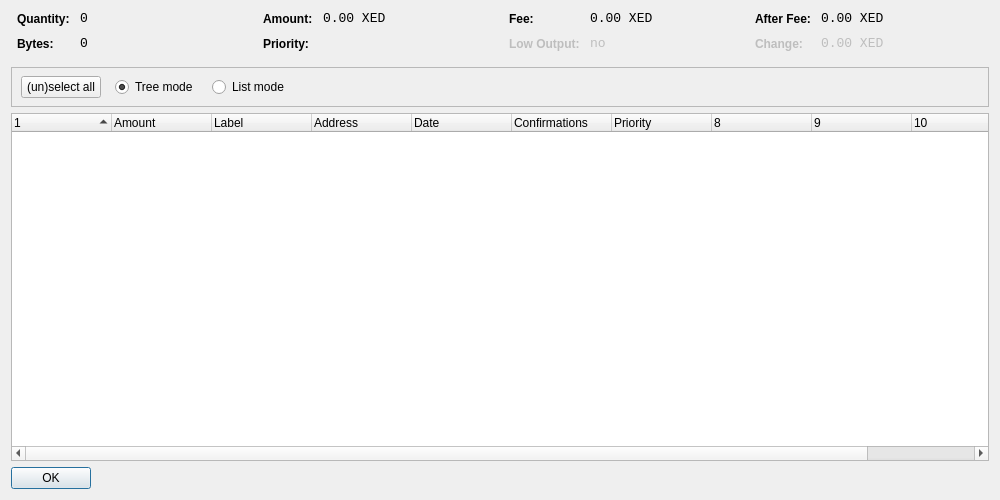
<?xml version="1.0" encoding="UTF-8"?>
<ui version="4.0">
 <class>CoinControlDialog</class>
 <widget class="QDialog" name="CoinControlDialog">
  <property name="geometry">
   <rect>
    <x>0</x>
    <y>0</y>
    <width>1000</width>
    <height>500</height>
   </rect>
  </property>
  <property name="windowTitle">
   <string>Coin Control</string>
  </property>
  <layout class="QVBoxLayout" name="verticalLayout">
   <item>
    <layout class="QHBoxLayout" name="horizontalLayoutTop" stretch="0,0,0,0">
     <property name="topMargin">
      <number>0</number>
     </property>
     <property name="bottomMargin">
      <number>10</number>
     </property>
     <item>
      <layout class="QFormLayout" name="formLayoutCoinControl1">
       <property name="horizontalSpacing">
        <number>10</number>
       </property>
       <property name="verticalSpacing">
        <number>10</number>
       </property>
       <property name="leftMargin">
        <number>6</number>
       </property>
       <property name="rightMargin">
        <number>6</number>
       </property>
       <item row="0" column="0">
        <widget class="QLabel" name="labelCoinControlQuantityText">
         <property name="styleSheet">
          <string notr="true">font-weight:bold;</string>
         </property>
         <property name="text">
          <string>Quantity:</string>
         </property>
        </widget>
       </item>
       <item row="0" column="1">
        <widget class="QLabel" name="labelCoinControlQuantity">
         <property name="font">
          <font>
           <family>Monospace</family>
           <pointsize>10</pointsize>
          </font>
         </property>
         <property name="cursor">
          <cursorShape>IBeamCursor</cursorShape>
         </property>
         <property name="contextMenuPolicy">
          <enum>Qt::ActionsContextMenu</enum>
         </property>
         <property name="text">
          <string notr="true">0</string>
         </property>
         <property name="textInteractionFlags">
          <set>Qt::LinksAccessibleByMouse|Qt::TextSelectableByKeyboard|Qt::TextSelectableByMouse</set>
         </property>
        </widget>
       </item>
       <item row="1" column="0">
        <widget class="QLabel" name="labelCoinControlBytesText">
         <property name="styleSheet">
          <string notr="true">font-weight:bold;</string>
         </property>
         <property name="text">
          <string>Bytes:</string>
         </property>
        </widget>
       </item>
       <item row="1" column="1">
        <widget class="QLabel" name="labelCoinControlBytes">
         <property name="font">
          <font>
           <family>Monospace</family>
           <pointsize>10</pointsize>
          </font>
         </property>
         <property name="cursor">
          <cursorShape>IBeamCursor</cursorShape>
         </property>
         <property name="contextMenuPolicy">
          <enum>Qt::ActionsContextMenu</enum>
         </property>
         <property name="text">
          <string notr="true">0</string>
         </property>
         <property name="textInteractionFlags">
          <set>Qt::LinksAccessibleByMouse|Qt::TextSelectableByKeyboard|Qt::TextSelectableByMouse</set>
         </property>
        </widget>
       </item>
      </layout>
     </item>
     <item>
      <layout class="QFormLayout" name="formLayoutCoinControl2">
       <property name="horizontalSpacing">
        <number>10</number>
       </property>
       <property name="verticalSpacing">
        <number>10</number>
       </property>
       <property name="leftMargin">
        <number>6</number>
       </property>
       <property name="rightMargin">
        <number>6</number>
       </property>
       <item row="0" column="0">
        <widget class="QLabel" name="labelCoinControlAmountText">
         <property name="styleSheet">
          <string notr="true">font-weight:bold;</string>
         </property>
         <property name="text">
          <string>Amount:</string>
         </property>
        </widget>
       </item>
       <item row="0" column="1">
        <widget class="QLabel" name="labelCoinControlAmount">
         <property name="font">
          <font>
           <family>Monospace</family>
           <pointsize>10</pointsize>
          </font>
         </property>
         <property name="cursor">
          <cursorShape>IBeamCursor</cursorShape>
         </property>
         <property name="contextMenuPolicy">
          <enum>Qt::ActionsContextMenu</enum>
         </property>
         <property name="text">
          <string notr="true">0.00 XED</string>
         </property>
         <property name="textInteractionFlags">
          <set>Qt::LinksAccessibleByMouse|Qt::TextSelectableByKeyboard|Qt::TextSelectableByMouse</set>
         </property>
        </widget>
       </item>
       <item row="1" column="0">
        <widget class="QLabel" name="labelCoinControlPriorityText">
         <property name="styleSheet">
          <string notr="true">font-weight:bold;</string>
         </property>
         <property name="text">
          <string>Priority:</string>
         </property>
        </widget>
       </item>
       <item row="1" column="1">
        <widget class="QLabel" name="labelCoinControlPriority">
         <property name="font">
          <font>
           <family>Monospace</family>
           <pointsize>10</pointsize>
          </font>
         </property>
         <property name="cursor">
          <cursorShape>IBeamCursor</cursorShape>
         </property>
         <property name="contextMenuPolicy">
          <enum>Qt::ActionsContextMenu</enum>
         </property>
         <property name="text">
          <string/>
         </property>
         <property name="textInteractionFlags">
          <set>Qt::LinksAccessibleByMouse|Qt::TextSelectableByKeyboard|Qt::TextSelectableByMouse</set>
         </property>
        </widget>
       </item>
      </layout>
     </item>
     <item>
      <layout class="QFormLayout" name="formLayoutCoinControl3">
       <property name="horizontalSpacing">
        <number>10</number>
       </property>
       <property name="verticalSpacing">
        <number>10</number>
       </property>
       <property name="leftMargin">
        <number>6</number>
       </property>
       <property name="rightMargin">
        <number>6</number>
       </property>
       <item row="0" column="0">
        <widget class="QLabel" name="labelCoinControlFeeText">
         <property name="styleSheet">
          <string notr="true">font-weight:bold;</string>
         </property>
         <property name="text">
          <string>Fee:</string>
         </property>
        </widget>
       </item>
       <item row="0" column="1">
        <widget class="QLabel" name="labelCoinControlFee">
         <property name="font">
          <font>
           <family>Monospace</family>
           <pointsize>10</pointsize>
          </font>
         </property>
         <property name="cursor">
          <cursorShape>IBeamCursor</cursorShape>
         </property>
         <property name="contextMenuPolicy">
          <enum>Qt::ActionsContextMenu</enum>
         </property>
         <property name="text">
          <string notr="true">0.00 XED</string>
         </property>
         <property name="textInteractionFlags">
          <set>Qt::LinksAccessibleByMouse|Qt::TextSelectableByKeyboard|Qt::TextSelectableByMouse</set>
         </property>
        </widget>
       </item>
       <item row="1" column="0">
        <widget class="QLabel" name="labelCoinControlLowOutputText">
         <property name="enabled">
          <bool>false</bool>
         </property>
         <property name="styleSheet">
          <string notr="true">font-weight:bold;</string>
         </property>
         <property name="text">
          <string>Low Output:</string>
         </property>
        </widget>
       </item>
       <item row="1" column="1">
        <widget class="QLabel" name="labelCoinControlLowOutput">
         <property name="enabled">
          <bool>false</bool>
         </property>
         <property name="font">
          <font>
           <family>Monospace</family>
           <pointsize>10</pointsize>
          </font>
         </property>
         <property name="cursor">
          <cursorShape>IBeamCursor</cursorShape>
         </property>
         <property name="contextMenuPolicy">
          <enum>Qt::ActionsContextMenu</enum>
         </property>
         <property name="text">
          <string notr="true">no</string>
         </property>
         <property name="textInteractionFlags">
          <set>Qt::LinksAccessibleByMouse|Qt::TextSelectableByKeyboard|Qt::TextSelectableByMouse</set>
         </property>
        </widget>
       </item>
      </layout>
     </item>
     <item>
      <layout class="QFormLayout" name="formLayoutCoinControl4">
       <property name="horizontalSpacing">
        <number>10</number>
       </property>
       <property name="verticalSpacing">
        <number>10</number>
       </property>
       <property name="leftMargin">
        <number>6</number>
       </property>
       <property name="rightMargin">
        <number>6</number>
       </property>
       <item row="0" column="0">
        <widget class="QLabel" name="labelCoinControlAfterFeeText">
         <property name="styleSheet">
          <string notr="true">font-weight:bold;</string>
         </property>
         <property name="text">
          <string>After Fee:</string>
         </property>
        </widget>
       </item>
       <item row="0" column="1">
        <widget class="QLabel" name="labelCoinControlAfterFee">
         <property name="font">
          <font>
           <family>Monospace</family>
           <pointsize>10</pointsize>
          </font>
         </property>
         <property name="cursor">
          <cursorShape>IBeamCursor</cursorShape>
         </property>
         <property name="contextMenuPolicy">
          <enum>Qt::ActionsContextMenu</enum>
         </property>
         <property name="text">
          <string notr="true">0.00 XED</string>
         </property>
         <property name="textInteractionFlags">
          <set>Qt::LinksAccessibleByMouse|Qt::TextSelectableByKeyboard|Qt::TextSelectableByMouse</set>
         </property>
        </widget>
       </item>
       <item row="1" column="0">
        <widget class="QLabel" name="labelCoinControlChangeText">
         <property name="enabled">
          <bool>false</bool>
         </property>
         <property name="styleSheet">
          <string notr="true">font-weight:bold;</string>
         </property>
         <property name="text">
          <string>Change:</string>
         </property>
        </widget>
       </item>
       <item row="1" column="1">
        <widget class="QLabel" name="labelCoinControlChange">
         <property name="enabled">
          <bool>false</bool>
         </property>
         <property name="font">
          <font>
           <family>Monospace</family>
           <pointsize>10</pointsize>
          </font>
         </property>
         <property name="cursor">
          <cursorShape>IBeamCursor</cursorShape>
         </property>
         <property name="contextMenuPolicy">
          <enum>Qt::ActionsContextMenu</enum>
         </property>
         <property name="text">
          <string notr="true">0.00 XED</string>
         </property>
         <property name="textInteractionFlags">
          <set>Qt::LinksAccessibleByMouse|Qt::TextSelectableByKeyboard|Qt::TextSelectableByMouse</set>
         </property>
        </widget>
       </item>
      </layout>
     </item>
    </layout>
   </item>
   <item>
    <widget class="QFrame" name="frame">
     <property name="minimumSize">
      <size>
       <width>0</width>
       <height>40</height>
      </size>
     </property>
     <property name="frameShape">
      <enum>QFrame::StyledPanel</enum>
     </property>
     <property name="frameShadow">
      <enum>QFrame::Sunken</enum>
     </property>
     <widget class="QWidget" name="horizontalLayoutWidget">
      <property name="geometry">
       <rect>
        <x>10</x>
        <y>0</y>
        <width>781</width>
        <height>41</height>
       </rect>
      </property>
      <layout class="QHBoxLayout" name="horizontalLayoutPanel" stretch="0,0,0,0,0">
       <property name="spacing">
        <number>14</number>
       </property>
       <item>
        <widget class="QPushButton" name="pushButtonSelectAll">
         <property name="sizePolicy">
          <sizepolicy hsizetype="Maximum" vsizetype="Fixed">
           <horstretch>0</horstretch>
           <verstretch>0</verstretch>
          </sizepolicy>
         </property>
         <property name="text">
          <string>(un)select all</string>
         </property>
        </widget>
       </item>
       <item>
        <widget class="QRadioButton" name="radioTreeMode">
         <property name="sizePolicy">
          <sizepolicy hsizetype="Maximum" vsizetype="Fixed">
           <horstretch>0</horstretch>
           <verstretch>0</verstretch>
          </sizepolicy>
         </property>
         <property name="text">
          <string>Tree mode</string>
         </property>
         <property name="checked">
          <bool>true</bool>
         </property>
        </widget>
       </item>
       <item>
        <widget class="QRadioButton" name="radioListMode">
         <property name="sizePolicy">
          <sizepolicy hsizetype="Maximum" vsizetype="Fixed">
           <horstretch>0</horstretch>
           <verstretch>0</verstretch>
          </sizepolicy>
         </property>
         <property name="text">
          <string>List mode</string>
         </property>
        </widget>
       </item>
       <item>
        <spacer name="horizontalSpacer">
         <property name="orientation">
          <enum>Qt::Horizontal</enum>
         </property>
         <property name="sizeHint" stdset="0">
          <size>
           <width>40</width>
           <height>20</height>
          </size>
         </property>
        </spacer>
       </item>
      </layout>
     </widget>
    </widget>
   </item>
   <item>
    <widget class="CoinControlTreeWidget" name="treeWidget">
     <property name="contextMenuPolicy">
      <enum>Qt::CustomContextMenu</enum>
     </property>
     <property name="sortingEnabled">
      <bool>false</bool>
     </property>
     <property name="columnCount">
      <number>11</number>
     </property>
     <attribute name="headerShowSortIndicator" stdset="0">
      <bool>true</bool>
     </attribute>
     <attribute name="headerStretchLastSection">
      <bool>false</bool>
     </attribute>
     <column>
      <property name="text">
       <string/>
      </property>
     </column>
     <column>
      <property name="text">
       <string>Amount</string>
      </property>
     </column>
     <column>
      <property name="text">
       <string>Label</string>
      </property>
     </column>
     <column>
      <property name="text">
       <string>Address</string>
      </property>
     </column>
     <column>
      <property name="text">
       <string>Date</string>
      </property>
     </column>
     <column>
      <property name="text">
       <string>Confirmations</string>
      </property>
      <property name="toolTip">
       <string>Confirmed</string>
      </property>
     </column>
     <column>
      <property name="text">
       <string>Priority</string>
      </property>
     </column>
     <column>
      <property name="text">
       <string/>
      </property>
     </column>
     <column>
      <property name="text">
       <string/>
      </property>
     </column>
     <column>
      <property name="text">
       <string/>
      </property>
     </column>
     <column>
      <property name="text">
       <string/>
      </property>
     </column>
    </widget>
   </item>
   <item>
    <widget class="QDialogButtonBox" name="buttonBox">
     <property name="sizePolicy">
      <sizepolicy hsizetype="Maximum" vsizetype="Fixed">
       <horstretch>0</horstretch>
       <verstretch>0</verstretch>
      </sizepolicy>
     </property>
     <property name="orientation">
      <enum>Qt::Horizontal</enum>
     </property>
     <property name="standardButtons">
      <set>QDialogButtonBox::Ok</set>
     </property>
    </widget>
   </item>
  </layout>
 </widget>
 <customwidgets>
  <customwidget>
   <class>CoinControlTreeWidget</class>
   <extends>QTreeWidget</extends>
   <header>coincontroltreewidget.h</header>
  </customwidget>
 </customwidgets>
 <resources/>
 <connections/>
</ui>
